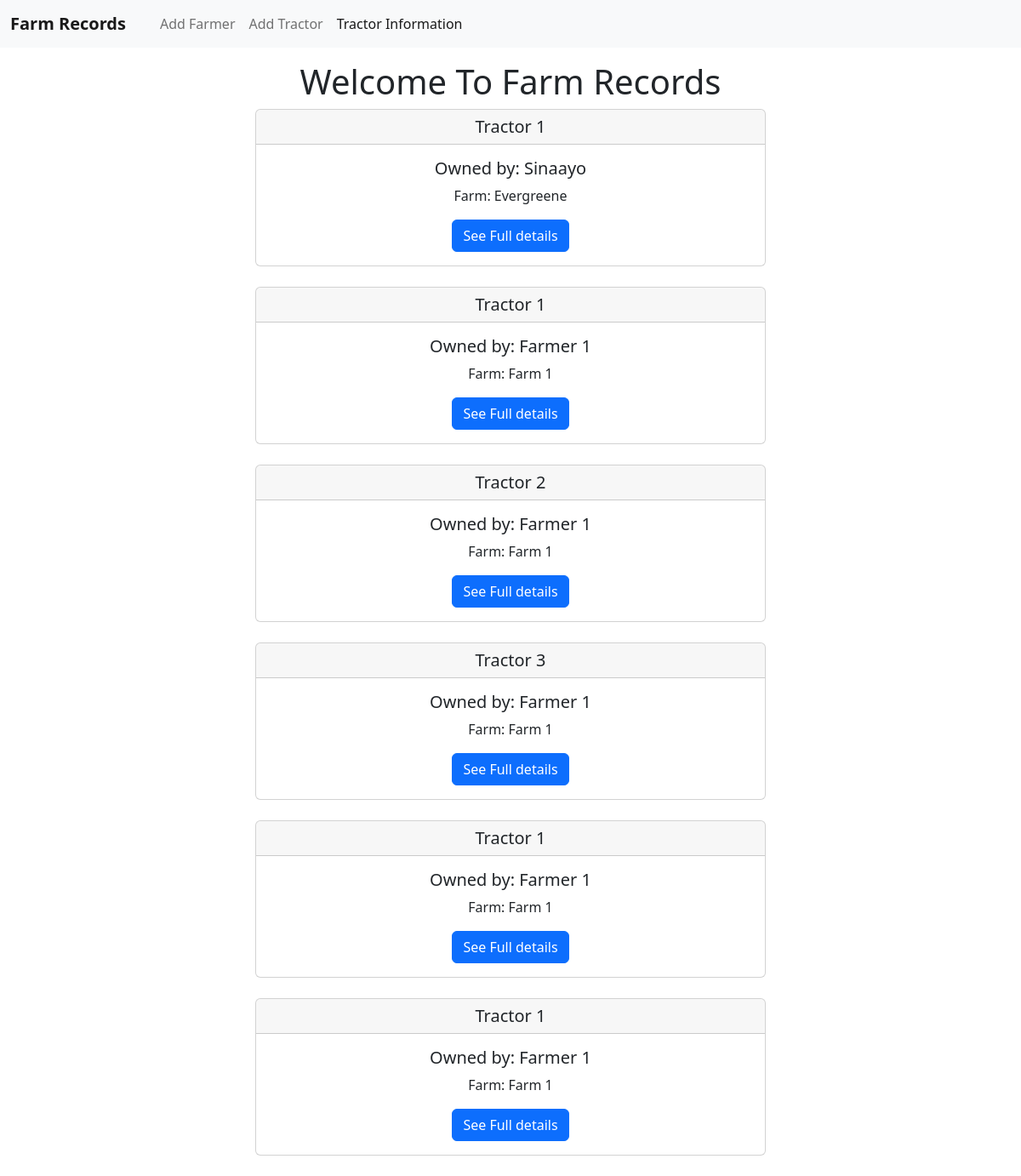
Page /all-tractors on the earlier database version.
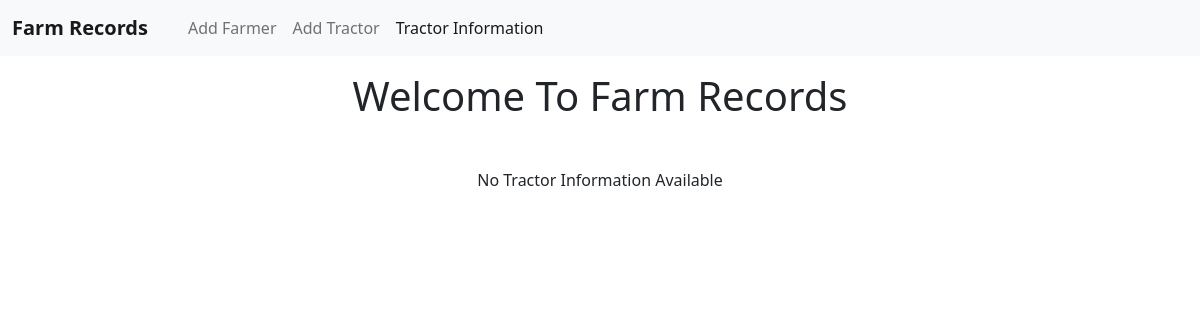
Same page on the later database version.
### Records/models.py (models this page shows)
class Tractor(models.Model):
    name = models.CharField(max_length=30)
    owner = models.ForeignKey(
        Farmer, related_name='real_owner', on_delete=models.CASCADE)
    harrow = models.BooleanField(default=False)
    cultivator = models.BooleanField(default=False)
    rotavator = models.BooleanField(default=False)
    plough = models.BooleanField(default=False)
    paddy_trasher = models.BooleanField(default=False)
    dumping_trailer = models.BooleanField(default=False)
    four_wheel_trailer = models.BooleanField(default=False)

class Farmer(models.Model):
    name = models.CharField(max_length=20)
    farm_name = models.CharField(max_length=30)

### Records/views.py (the view)
# urls.py: path('all-tractors', tractors),
def tractors(request):
    return render(request, 'tractors.html', {'tractors': Tractor.objects.all()})

### Records/templates/tractors.html (shortened to what this page needs)
{% load static %}
<!DOCTYPE html>
<html lang="en">
  <head>
    <link
      href="https://cdn.jsdelivr.net/npm/bootstrap@5.2.2/dist/css/bootstrap.min.css"
      rel="stylesheet"
    />
    <link rel="stylesheet" href="/static/index.css" />
  </head>
  <body>
    <nav class="navbar navbar-expand-lg bg-light">
      <div class="container-fluid">
        <a class="navbar-brand top-nav-text" href="#">Farm Records</a>
        <div class="collapse navbar-collapse" id="navbarNav">
          <ul class="navbar-nav">
            <li class="nav-item">
              <a class="nav-link" aria-current="page" href="/">Add Farmer</a>
            </li>
            <li class="nav-item">
              <a class="nav-link" href="/tractor-info">Add Tractor</a>
            </li>
            <li class="nav-item">
              <a class="nav-link active" href="/all-tractors"
                >Tractor Information</a
              >
            </li>
          </ul>
        </div>
      </div>
    </nav>
    <h1 class="top-text">Welcome To Farm Records</h1>
    <main>
      <div class="form-class">
        {% if tractors %} {% for tractor in tractors %}
        <div class="card mb-4">
          <h5 class="card-header">{{tractor.name}}</h5>
          <div class="card-body">
            <h5 class="card-title">Owned by: {{tractor.owner.name}}</h5>
            <p class="card-text">Farm: {{tractor.owner.farm_name}}</p>
            <a
              href="{% url 'tractor-info' tractor.id %}"
              class="btn btn-primary"
              >See Full details</a
            >
          </div>
        </div>
        {% endfor %} {% else %}
        <p class="mt-5">No Tractor Information Available</p>
        {% endif %}
      </div>
    </main>
  </body>
</html>

### Records/static/index.css (style rules this page uses)
body { text-align: center; }
.top-text { margin-top: 1rem; }
.top-nav-text { font-weight: 700 !important; margin-right: 2rem !important; }
.form-class { width: 50% !important; margin: auto; }

Differences in the rows shown:
removed Tractor: name "Tractor 1", owner.name "Sinaayo", owner.farm_name "Evergreene"
removed Tractor: name "Tractor 1", owner.name "Farmer 1", owner.farm_name "Farm 1"
removed Tractor: name "Tractor 2", owner.name "Farmer 1", owner.farm_name "Farm 1"
removed Tractor: name "Tractor 3", owner.name "Farmer 1", owner.farm_name "Farm 1"
removed Tractor: name "Tractor 1", owner.name "Farmer 1", owner.farm_name "Farm 1"
removed Tractor: name "Tractor 1", owner.name "Farmer 1", owner.farm_name "Farm 1"
Other differences:
text now shown: "No Tractor Information Available"
